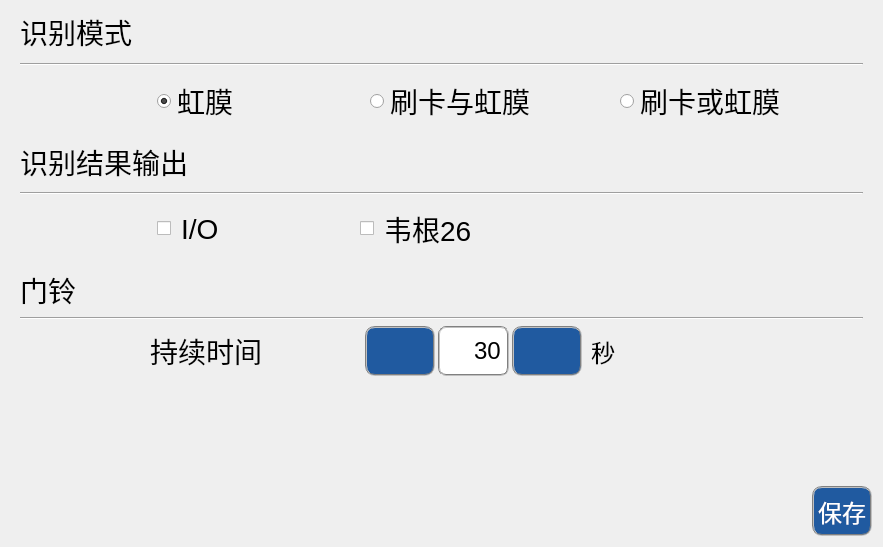
        <widget class="QWidget" name="tabIdentify">
         <property name="styleSheet">
          <string notr="true"/>
         </property>
         <attribute name="title">
          <string>识别  </string>
         </attribute>
         <layout class="QGridLayout" name="gridLayout_32">
          <item row="0" column="0">
           <layout class="QGridLayout" name="gridLayout_19">
            <property name="verticalSpacing">
             <number>15</number>
            </property>
            <item row="0" column="0">
             <widget class="QWidget" name="wgtIdenMode" native="true">
              <layout class="QGridLayout" name="gridLayout_18">
               <property name="topMargin">
                <number>0</number>
               </property>
               <property name="bottomMargin">
                <number>0</number>
               </property>
               <property name="verticalSpacing">
                <number>6</number>
               </property>
               <item row="0" column="0">
                <layout class="QGridLayout" name="gridLayout_17">
                 <property name="verticalSpacing">
                  <number>10</number>
                 </property>
                 <item row="2" column="3">
                  <widget class="QRadioButton" name="rbtnCardAndIrisIden">
                   <property name="font">
                    <font>
                     <pointsize>21</pointsize>
                    </font>
                   </property>
                   <property name="focusPolicy">
                    <enum>Qt::WheelFocus</enum>
                   </property>
                   <property name="styleSheet">
                    <string notr="true"/>
                   </property>
                   <property name="text">
                    <string>刷卡与虹膜</string>
                   </property>
                  </widget>
                 </item>
                 <item row="2" column="2">
                  <spacer name="horizontalSpacer_15">
                   <property name="orientation">
                    <enum>Qt::Horizontal</enum>
                   </property>
                   <property name="sizeType">
                    <enum>QSizePolicy::Expanding</enum>
                   </property>
                   <property name="sizeHint" stdset="0">
                    <size>
                     <width>120</width>
                     <height>20</height>
                    </size>
                   </property>
                  </spacer>
                 </item>
                 <item row="2" column="6">
                  <spacer name="horizontalSpacer_20">
                   <property name="orientation">
                    <enum>Qt::Horizontal</enum>
                   </property>
                   <property name="sizeHint" stdset="0">
                    <size>
                     <width>62</width>
                     <height>50</height>
                    </size>
                   </property>
                  </spacer>
                 </item>
                 <item row="0" column="0" colspan="7">
                  <widget class="QLabel" name="label_8">
                   <property name="font">
                    <font>
                     <pointsize>21</pointsize>
                    </font>
                   </property>
                   <property name="text">
                    <string>识别模式</string>
                   </property>
                  </widget>
                 </item>
                 <item row="2" column="5">
                  <widget class="QRadioButton" name="rbtnCardOrIrisIden">
                   <property name="font">
                    <font>
                     <pointsize>21</pointsize>
                     <weight>50</weight>
                     <italic>false</italic>
                     <bold>false</bold>
                    </font>
                   </property>
                   <property name="focusPolicy">
                    <enum>Qt::WheelFocus</enum>
                   </property>
                   <property name="text">
                    <string>刷卡或虹膜</string>
                   </property>
                  </widget>
                 </item>
                 <item row="2" column="1">
                  <widget class="QRadioButton" name="rbtnIrisIden">
                   <property name="font">
                    <font>
                     <pointsize>21</pointsize>
                    </font>
                   </property>
                   <property name="styleSheet">
                    <string/>
                   </property>
                   <property name="text">
                    <string>虹膜</string>
                   </property>
                   <property name="checked">
                    <bool>true</bool>
                   </property>
                  </widget>
                 </item>
                 <item row="1" column="0" colspan="7">
                  <widget class="Line" name="line_3">
                   <property name="orientation">
                    <enum>Qt::Horizontal</enum>
                   </property>
                  </widget>
                 </item>
                 <item row="2" column="0">
                  <spacer name="horizontalSpacer_17">
                   <property name="orientation">
                    <enum>Qt::Horizontal</enum>
                   </property>
                   <property name="sizeType">
                    <enum>QSizePolicy::Expanding</enum>
                   </property>
                   <property name="sizeHint" stdset="0">
                    <size>
                     <width>131</width>
                     <height>17</height>
                    </size>
                   </property>
                  </spacer>
                 </item>
                 <item row="2" column="4">
                  <spacer name="horizontalSpacer_39">
                   <property name="orientation">
                    <enum>Qt::Horizontal</enum>
                   </property>
                   <property name="sizeHint" stdset="0">
                    <size>
                     <width>40</width>
                     <height>20</height>
                    </size>
                   </property>
                  </spacer>
                 </item>
                </layout>
               </item>
              </layout>
             </widget>
            </item>
            <item row="1" column="0">
             <widget class="QWidget" name="wgtIdenResOut" native="true">
              <layout class="QGridLayout" name="gridLayout_16">
               <property name="topMargin">
                <number>0</number>
               </property>
               <property name="bottomMargin">
                <number>0</number>
               </property>
               <property name="verticalSpacing">
                <number>6</number>
               </property>
               <item row="0" column="0">
                <layout class="QGridLayout" name="gridLayout_15">
                 <property name="verticalSpacing">
                  <number>9</number>
                 </property>
                 <item row="2" column="4">
                  <spacer name="horizontalSpacer_21">
                   <property name="orientation">
                    <enum>Qt::Horizontal</enum>
                   </property>
                   <property name="sizeHint" stdset="0">
                    <size>
                     <width>68</width>
                     <height>50</height>
                    </size>
                   </property>
                  </spacer>
                 </item>
                 <item row="2" column="1">
                  <widget class="QCheckBox" name="cbxOutToIO">
                   <property name="font">
                    <font>
                     <pointsize>21</pointsize>
                    </font>
                   </property>
                   <property name="styleSheet">
                    <string notr="true">/*QCheckBox::indicator
{
      width: 20px;
      height: 20px;
      
	  font: 20pt &quot;文泉驿等宽正黑&quot;;
};*/

QCheckBox
{
        spacing: 10px;
}</string>
                   </property>
                   <property name="text">
                    <string>I/O   </string>
                   </property>
                  </widget>
                 </item>
                 <item row="2" column="0">
                  <spacer name="horizontalSpacer_18">
                   <property name="orientation">
                    <enum>Qt::Horizontal</enum>
                   </property>
                   <property name="sizeType">
                    <enum>QSizePolicy::Preferred</enum>
                   </property>
                   <property name="sizeHint" stdset="0">
                    <size>
                     <width>131</width>
                     <height>25</height>
                    </size>
                   </property>
                  </spacer>
                 </item>
                 <item row="0" column="0" colspan="5">
                  <widget class="QLabel" name="label_9">
                   <property name="font">
                    <font>
                     <pointsize>21</pointsize>
                    </font>
                   </property>
                   <property name="text">
                    <string>识别结果输出</string>
                   </property>
                  </widget>
                 </item>
                 <item row="2" column="2">
                  <spacer name="horizontalSpacer_16">
                   <property name="orientation">
                    <enum>Qt::Horizontal</enum>
                   </property>
                   <property name="sizeType">
                    <enum>QSizePolicy::Preferred</enum>
                   </property>
                   <property name="sizeHint" stdset="0">
                    <size>
                     <width>105</width>
                     <height>20</height>
                    </size>
                   </property>
                  </spacer>
                 </item>
                 <item row="1" column="0" colspan="5">
                  <widget class="Line" name="lineIdenOut">
                   <property name="orientation">
                    <enum>Qt::Horizontal</enum>
                   </property>
                  </widget>
                 </item>
                 <item row="2" column="3">
                  <widget class="QCheckBox" name="cbxOutToWiegand">
                   <property name="font">
                    <font>
                     <pointsize>21</pointsize>
                    </font>
                   </property>
                   <property name="styleSheet">
                    <string notr="true">/*QCheckBox::indicator
{
      width: 20px;
      height: 20px;
      
	  font: 20pt &quot;文泉驿等宽正黑&quot;;
};*/

QCheckBox
{
        spacing: 10px;
}</string>
                   </property>
                   <property name="text">
                    <string>韦根26     </string>
                   </property>
                  </widget>
                 </item>
                </layout>
               </item>
              </layout>
             </widget>
            </item>
            <item row="2" column="0">
             <widget class="QWidget" name="wgtDoorBell" native="true">
              <layout class="QGridLayout" name="gridLayout_14">
               <property name="topMargin">
                <number>0</number>
               </property>
               <property name="bottomMargin">
                <number>0</number>
               </property>
               <property name="verticalSpacing">
                <number>6</number>
               </property>
               <item row="0" column="0">
                <layout class="QGridLayout" name="gridLayout_13">
                 <property name="horizontalSpacing">
                  <number>9</number>
                 </property>
                 <item row="2" column="4">
                  <widget class="QLabel" name="labDoorBellTimeUnit">
                   <property name="font">
                    <font>
                     <pointsize>18</pointsize>
                    </font>
                   </property>
                   <property name="text">
                    <string>秒</string>
                   </property>
                  </widget>
                 </item>
                 <item row="1" column="0" colspan="6">
                  <widget class="Line" name="line_5">
                   <property name="orientation">
                    <enum>Qt::Horizontal</enum>
                   </property>
                  </widget>
                 </item>
                 <item row="2" column="0">
                  <spacer name="horizontalSpacer_19">
                   <property name="orientation">
                    <enum>Qt::Horizontal</enum>
                   </property>
                   <property name="sizeType">
                    <enum>QSizePolicy::Preferred</enum>
                   </property>
                   <property name="sizeHint" stdset="0">
                    <size>
                     <width>121</width>
                     <height>35</height>
                    </size>
                   </property>
                  </spacer>
                 </item>
                 <item row="2" column="1">
                  <widget class="QLabel" name="label_11">
                   <property name="font">
                    <font>
                     <pointsize>21</pointsize>
                    </font>
                   </property>
                   <property name="text">
                    <string>持续时间</string>
                   </property>
                  </widget>
                 </item>
                 <item row="0" column="0" colspan="6">
                  <widget class="QLabel" name="label_10">
                   <property name="font">
                    <font>
                     <pointsize>21</pointsize>
                    </font>
                   </property>
                   <property name="text">
                    <string>门铃</string>
                   </property>
                  </widget>
                 </item>
                 <item row="2" column="3">
                  <layout class="QGridLayout" name="gridLayout_12">
                   <property name="sizeConstraint">
                    <enum>QLayout::SetFixedSize</enum>
                   </property>
                   <property name="horizontalSpacing">
                    <number>3</number>
                   </property>
                   <item row="0" column="1">
                    <widget class="QPushButton" name="btnMinuBellTime">
                     <property name="sizePolicy">
                      <sizepolicy hsizetype="Preferred" vsizetype="Preferred">
                       <horstretch>0</horstretch>
                       <verstretch>0</verstretch>
                      </sizepolicy>
                     </property>
                     <property name="minimumSize">
                      <size>
                       <width>70</width>
                       <height>50</height>
                      </size>
                     </property>
                     <property name="styleSheet">
                      <string notr="true">color: white;
background-color: rgb(32, 90, 160);
border: 2px groove gray;
border-radius: 10px;
padding: 2px 4px;</string>
                     </property>
                     <property name="text">
                      <string/>
                     </property>
                     <property name="icon">
                      <iconset resource="ikembx00.qrc">
                       <normaloff>:/image/ui_goto_previous.ico</normaloff>:/image/ui_goto_previous.ico</iconset>
                     </property>
                     <property name="iconSize">
                      <size>
                       <width>35</width>
                       <height>35</height>
                      </size>
                     </property>
                     <property name="default">
                      <bool>false</bool>
                     </property>
                     <property name="flat">
                      <bool>false</bool>
                     </property>
                    </widget>
                   </item>
                   <item row="0" column="3">
                    <widget class="QPushButton" name="btnAddBellTime">
                     <property name="sizePolicy">
                      <sizepolicy hsizetype="Preferred" vsizetype="Preferred">
                       <horstretch>0</horstretch>
                       <verstretch>0</verstretch>
                      </sizepolicy>
                     </property>
                     <property name="minimumSize">
                      <size>
                       <width>70</width>
                       <height>50</height>
                      </size>
                     </property>
                     <property name="styleSheet">
                      <string notr="true">color: white;
background-color: rgb(32, 90, 160);
border: 2px groove gray;
border-radius: 10px;
padding: 2px 4px;</string>
                     </property>
                     <property name="text">
                      <string/>
                     </property>
                     <property name="icon">
                      <iconset resource="ikembx00.qrc">
                       <normaloff>:/image/ui_goto_next.ico</normaloff>:/image/ui_goto_next.ico</iconset>
                     </property>
                     <property name="iconSize">
                      <size>
                       <width>35</width>
                       <height>35</height>
                      </size>
                     </property>
                    </widget>
                   </item>
                   <item row="0" column="2">
                    <widget class="QLineEdit" name="txtBellTime">
                     <property name="sizePolicy">
                      <sizepolicy hsizetype="Preferred" vsizetype="Preferred">
                       <horstretch>0</horstretch>
                       <verstretch>0</verstretch>
                      </sizepolicy>
                     </property>
                     <property name="minimumSize">
                      <size>
                       <width>50</width>
                       <height>0</height>
                      </size>
                     </property>
                     <property name="maximumSize">
                      <size>
                       <width>71</width>
                       <height>16777215</height>
                      </size>
                     </property>
                     <property name="font">
                      <font>
                       <pointsize>18</pointsize>
                      </font>
                     </property>
                     <property name="styleSheet">
                      <string notr="true">background-color: rgb(255, 255, 255);
border-radius: 8px; 
border:2px groove gray;
padding: 2px 2px; </string>
                     </property>
                     <property name="inputMethodHints">
                      <set>Qt::ImhDigitsOnly</set>
                     </property>
                     <property name="text">
                      <string>30</string>
                     </property>
                     <property name="maxLength">
                      <number>2</number>
                     </property>
                     <property name="frame">
                      <bool>true</bool>
                     </property>
                     <property name="alignment">
                      <set>Qt::AlignRight|Qt::AlignTrailing|Qt::AlignVCenter</set>
                     </property>
                    </widget>
                   </item>
                  </layout>
                 </item>
                 <item row="2" column="5">
                  <spacer name="horizontalSpacer_22">
                   <property name="orientation">
                    <enum>Qt::Horizontal</enum>
                   </property>
                   <property name="sizeHint" stdset="0">
                    <size>
                     <width>118</width>
                     <height>50</height>
                    </size>
                   </property>
                  </spacer>
                 </item>
                 <item row="2" column="2">
                  <spacer name="horizontalSpacer_24">
                   <property name="orientation">
                    <enum>Qt::Horizontal</enum>
                   </property>
                   <property name="sizeType">
                    <enum>QSizePolicy::Preferred</enum>
                   </property>
                   <property name="sizeHint" stdset="0">
                    <size>
                     <width>85</width>
                     <height>20</height>
                    </size>
                   </property>
                  </spacer>
                 </item>
                </layout>
               </item>
              </layout>
             </widget>
            </item>
           </layout>
          </item>
          <item row="1" column="0">
           <spacer name="verticalSpacer_2">
            <property name="orientation">
             <enum>Qt::Vertical</enum>
            </property>
            <property name="sizeType">
             <enum>QSizePolicy::Preferred</enum>
            </property>
            <property name="sizeHint" stdset="0">
             <size>
              <width>20</width>
              <height>104</height>
             </size>
            </property>
           </spacer>
          </item>
          <item row="2" column="0">
           <layout class="QGridLayout" name="gridLayout_27">
            <item row="0" column="0">
             <spacer name="horizontalSpacer_34">
              <property name="orientation">
               <enum>Qt::Horizontal</enum>
              </property>
              <property name="sizeType">
               <enum>QSizePolicy::Preferred</enum>
              </property>
              <property name="sizeHint" stdset="0">
               <size>
                <width>801</width>
                <height>50</height>
               </size>
              </property>
             </spacer>
            </item>
            <item row="0" column="1">
             <widget class="QPushButton" name="btnSaveIdenSettings">
              <property name="sizePolicy">
               <sizepolicy hsizetype="Preferred" vsizetype="Preferred">
                <horstretch>0</horstretch>
                <verstretch>0</verstretch>
               </sizepolicy>
              </property>
              <property name="font">
               <font>
                <pointsize>18</pointsize>
               </font>
              </property>
              <property name="styleSheet">
               <string notr="true">color: white;
background-color: rgb(32, 90, 160);
border: 2px groove gray;
border-radius: 10px;
padding: 2px 4px;</string>
              </property>
              <property name="text">
               <string>保存</string>
              </property>
              <property name="icon">
               <iconset resource="ikembx00.qrc">
                <normaloff>:/image/ok.ico</normaloff>:/image/ok.ico</iconset>
              </property>
              <property name="iconSize">
               <size>
                <width>35</width>
                <height>35</height>
               </size>
              </property>
             </widget>
            </item>
           </layout>
          </item>
         </layout>
        </widget>
